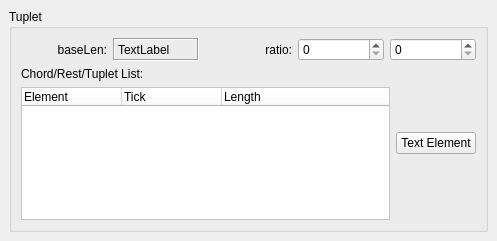
<?xml version="1.0" encoding="UTF-8"?>
<ui version="4.0">
 <class>TupletBase</class>
 <widget class="QWidget" name="TupletBase">
  <property name="geometry">
   <rect>
    <x>0</x>
    <y>0</y>
    <width>497</width>
    <height>241</height>
   </rect>
  </property>
  <property name="windowTitle">
   <string>Form</string>
  </property>
  <layout class="QVBoxLayout">
   <property name="spacing">
    <number>6</number>
   </property>
   <property name="margin">
    <number>9</number>
   </property>
   <item>
    <widget class="QGroupBox" name="groupBox">
     <property name="title">
      <string notr="true" extracomment="do not translate">Tuplet</string>
     </property>
     <property name="flat">
      <bool>true</bool>
     </property>
     <layout class="QGridLayout">
      <property name="margin">
       <number>9</number>
      </property>
      <property name="spacing">
       <number>6</number>
      </property>
      <item row="0" column="0" colspan="2">
       <layout class="QHBoxLayout">
        <property name="spacing">
         <number>6</number>
        </property>
        <property name="margin">
         <number>0</number>
        </property>
        <item>
         <widget class="QLabel" name="label">
          <property name="text">
           <string notr="true" extracomment="do not translate">baseLen:</string>
          </property>
          <property name="alignment">
           <set>Qt::AlignRight|Qt::AlignTrailing|Qt::AlignVCenter</set>
          </property>
         </widget>
        </item>
        <item>
         <widget class="QLabel" name="baseLen">
          <property name="sizePolicy">
           <sizepolicy hsizetype="Preferred" vsizetype="Preferred">
            <horstretch>0</horstretch>
            <verstretch>0</verstretch>
           </sizepolicy>
          </property>
          <property name="frameShape">
           <enum>QFrame::Box</enum>
          </property>
          <property name="frameShadow">
           <enum>QFrame::Sunken</enum>
          </property>
          <property name="text">
           <string notr="true">TextLabel</string>
          </property>
         </widget>
        </item>
        <item>
         <widget class="QLabel" name="label_2">
          <property name="text">
           <string notr="true" extracomment="do not translate">ratio:</string>
          </property>
          <property name="alignment">
           <set>Qt::AlignRight|Qt::AlignTrailing|Qt::AlignVCenter</set>
          </property>
         </widget>
        </item>
        <item>
         <widget class="QSpinBox" name="ratioZ">
          <property name="maximum">
           <number>99999</number>
          </property>
         </widget>
        </item>
        <item>
         <widget class="QSpinBox" name="ratioN">
          <property name="maximum">
           <number>99999</number>
          </property>
         </widget>
        </item>
       </layout>
      </item>
      <item row="1" column="0">
       <widget class="QLabel" name="label_4">
        <property name="text">
         <string notr="true" extracomment="do not translate">Chord/Rest/Tuplet List:</string>
        </property>
       </widget>
      </item>
      <item row="1" column="1" rowspan="2">
       <widget class="QPushButton" name="number">
        <property name="text">
         <string notr="true" extracomment="do not translate">Text Element</string>
        </property>
       </widget>
      </item>
      <item row="2" column="0">
       <widget class="QTreeWidget" name="elements">
        <property name="palette">
         <palette>
          <active>
           <colorrole role="Button">
            <brush brushstyle="SolidPattern">
             <color alpha="255">
              <red>255</red>
              <green>255</green>
              <blue>255</blue>
             </color>
            </brush>
           </colorrole>
           <colorrole role="Mid">
            <brush brushstyle="SolidPattern">
             <color alpha="255">
              <red>255</red>
              <green>255</green>
              <blue>255</blue>
             </color>
            </brush>
           </colorrole>
           <colorrole role="Base">
            <brush brushstyle="SolidPattern">
             <color alpha="255">
              <red>255</red>
              <green>255</green>
              <blue>255</blue>
             </color>
            </brush>
           </colorrole>
           <colorrole role="Window">
            <brush brushstyle="SolidPattern">
             <color alpha="255">
              <red>255</red>
              <green>255</green>
              <blue>255</blue>
             </color>
            </brush>
           </colorrole>
          </active>
          <inactive>
           <colorrole role="Button">
            <brush brushstyle="SolidPattern">
             <color alpha="255">
              <red>255</red>
              <green>255</green>
              <blue>255</blue>
             </color>
            </brush>
           </colorrole>
           <colorrole role="Mid">
            <brush brushstyle="SolidPattern">
             <color alpha="255">
              <red>255</red>
              <green>255</green>
              <blue>255</blue>
             </color>
            </brush>
           </colorrole>
           <colorrole role="Base">
            <brush brushstyle="SolidPattern">
             <color alpha="255">
              <red>255</red>
              <green>255</green>
              <blue>255</blue>
             </color>
            </brush>
           </colorrole>
           <colorrole role="Window">
            <brush brushstyle="SolidPattern">
             <color alpha="255">
              <red>255</red>
              <green>255</green>
              <blue>255</blue>
             </color>
            </brush>
           </colorrole>
          </inactive>
          <disabled>
           <colorrole role="Button">
            <brush brushstyle="SolidPattern">
             <color alpha="255">
              <red>255</red>
              <green>255</green>
              <blue>255</blue>
             </color>
            </brush>
           </colorrole>
           <colorrole role="Mid">
            <brush brushstyle="SolidPattern">
             <color alpha="255">
              <red>255</red>
              <green>255</green>
              <blue>255</blue>
             </color>
            </brush>
           </colorrole>
           <colorrole role="Base">
            <brush brushstyle="SolidPattern">
             <color alpha="255">
              <red>255</red>
              <green>255</green>
              <blue>255</blue>
             </color>
            </brush>
           </colorrole>
           <colorrole role="Window">
            <brush brushstyle="SolidPattern">
             <color alpha="255">
              <red>255</red>
              <green>255</green>
              <blue>255</blue>
             </color>
            </brush>
           </colorrole>
          </disabled>
         </palette>
        </property>
        <property name="toolTip">
         <string/>
        </property>
        <property name="indentation">
         <number>0</number>
        </property>
        <property name="rootIsDecorated">
         <bool>false</bool>
        </property>
        <property name="uniformRowHeights">
         <bool>true</bool>
        </property>
        <property name="itemsExpandable">
         <bool>false</bool>
        </property>
        <property name="allColumnsShowFocus">
         <bool>true</bool>
        </property>
        <column>
         <property name="text">
          <string notr="true" extracomment="do not translate">Element</string>
         </property>
        </column>
        <column>
         <property name="text">
          <string notr="true" extracomment="do not translate">Tick</string>
         </property>
        </column>
        <column>
         <property name="text">
          <string notr="true" extracomment="do not translate">Length</string>
         </property>
        </column>
       </widget>
      </item>
     </layout>
    </widget>
   </item>
  </layout>
 </widget>
 <resources/>
 <connections/>
</ui>
